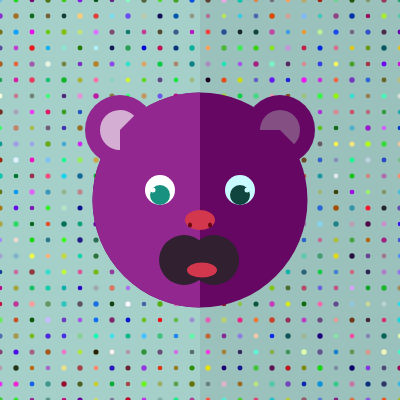
Frame 1 (no input)
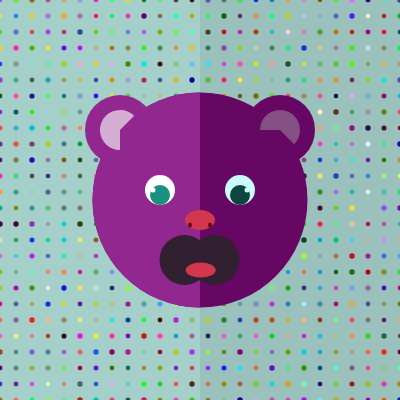
Frame 60 (no input)
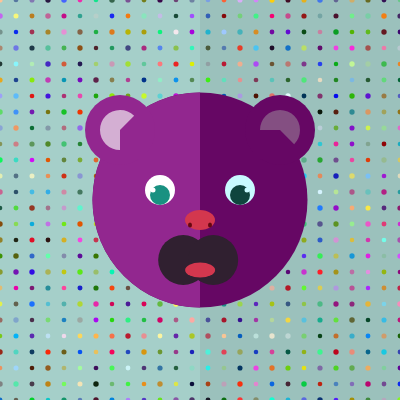
Frame 120 (the mouse pressed at the canvas centre since frame 60)

The p5.js sketch that drew these frames (run headless with seeded random() and noise() and a simulated clock; from frame 60 on, the mouse is pressed at the canvas centre):

// p5.js sketch
// ── sketch.js
'use strict'
let bg;
let randoms = [];
let x;
//let changeDirection;

function setup() {
  x = 1;
  //changeDirection = false;
  createCanvas(400, 400);
  bg = new Background(10);
  drawHead();
  drawEyes();
  drawPupils();
  drawShine();
  drawNose();
  drawMouth();
  drawTongue();
  for (let i = 0; i < 10; i + 2) {
    let x = random(400);
    let y = random(400);
    random[i] = x;
    random[i++] = y;
  }

}

function draw() {
  background(165, 207, 201);
    drawShadow();
    bg.drawBack(100);
    drawNose();
    drawHead();
    drawEyes();
    drawPupils();
    drawShine();
    drawNose();
    drawMouth();
    drawTongue();

}

function drawHead() {
  fill(102, 7, 100);
  strokeWeight(0);
  circle(200, 200, 215);
  circle(280, 130, 70);
  fill(146, 39, 143);
  arc(200, 200, 215, 215, HALF_PI, HALF_PI + PI);
  circle(120, 130, 70);
  fill(168, 114);
  arc(280, 130, 40, 40, PI, QUARTER_PI);
  fill(247, 167);
  arc(120, 130, 40, 40, HALF_PI, QUARTER_PI + HALF_PI + PI);

}

function drawEyes() {
  strokeWeight(0);
  fill(255);
  circle(160, 190, 30);
  fill(200, 250, 255);
  circle(240, 190, 30);
}

function drawPupils() {
  fill(25, 145, 129);
  circle(160, 195, 20);
  fill(15, 69, 62);
  circle(240, 195, 20);
}

function drawShine() {
  fill(200, 250, 255);
  circle(247, 190, 5);
  fill(255);
  circle(153, 190, 5);
}

function drawNose() {
  fill(211, 55, 78);
  ellipse(200, 220, 30, 20);
  fill(102, 7, 15);
  ellipse(190, 225, 4, 5);
  ellipse(210, 225, 4, 5);
}

function drawMouth() {
  x = x + random(-1, 1);
  fill("#302030");
  circle(185 + x, 260, 50);
  circle(215 + x, 260, 50);
}

function drawTongue() {
  x = 0;
  x = x + random(-2, 2);
  fill(211, 55, 78);
  ellipse(200 + x, 270, 30, 15);

}

function drawShadow() {
  fill(155, 193, 188);
  rect(200, 0, 200, 400);
}

// ── bgshape.js

class Background {

  background(numberOfCircles)
  {
    this.numberOfCircles = numberOfCircles;

  }


drawBack(numberOfCircles){

fill(63, 48, 71);
  for(let i = 0; i<26; i++)
  {
    for(let j = 0; j<26; j++)
    {
      fill(random(255), random(255), random(255));
      circle(16*i, 16*j, 5+random(-0.5,0.5));
    }
  }
}

}

// ── style.css
html, body {
  margin: 0;
  padding: 0;
}
canvas {
  display: block;
margin: 50px auto;
}
